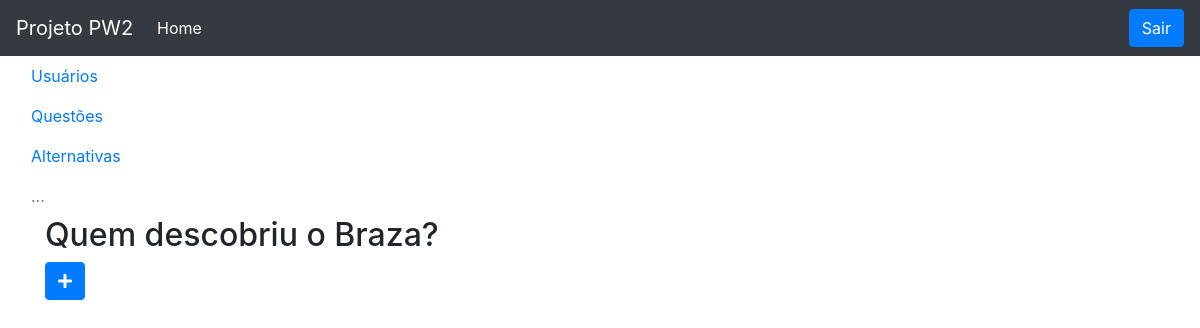
Page /alternativas?pergunta=3 (signed in) on the earlier database version.
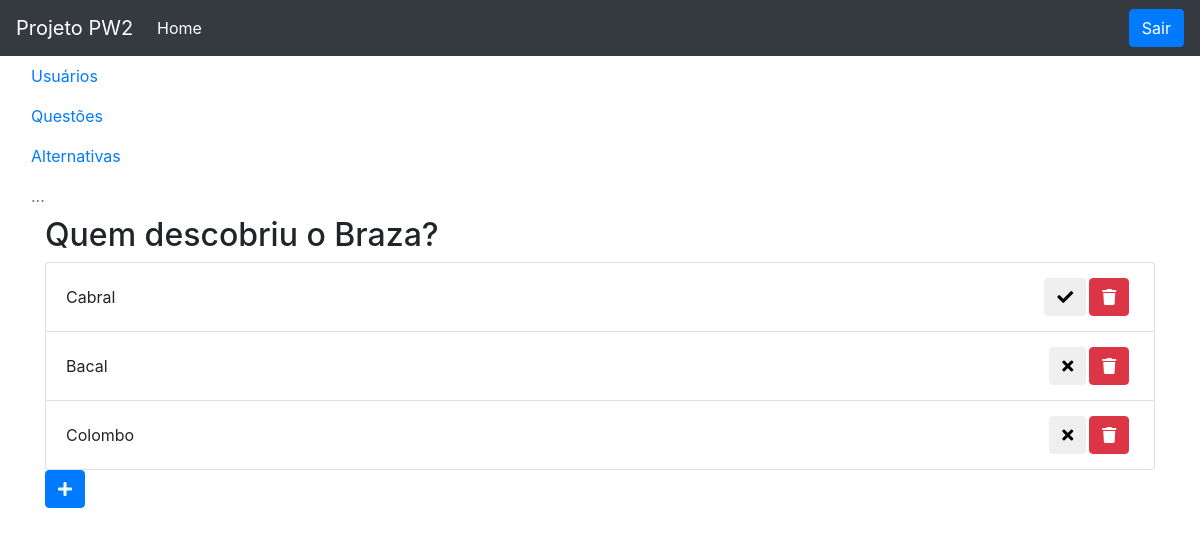
Same page on the later database version.
### tables this page shows
CREATE TABLE `questoes` (
  `idPergunta` int(11) NOT NULL,
  `pergunta` varchar(200) NOT NULL,
  `tipo` varchar(200) NOT NULL
);

CREATE TABLE `alternativas` (
  `idAlternativa` int(11) NOT NULL,
  `texto` varchar(200) NOT NULL,
  `idPergunta` int(11) NOT NULL,
  `correta` tinyint(4) NOT NULL
);

### PerguntaDAO.php (called while the page is built, shortened)
<?php
class PerguntaDAO
{
    public $id;
    private $con;
    public function __construct()
    {
        $this->con = mysqli_connect(DB_SERVER, DB_USER, DB_PASS, DB_NAME);
    }
    public function buscarPorId()
    {
        $sql = "SELECT * FROM questoes WHERE idPergunta=$this->id";
        $rs = $this->con->query($sql);
        if ($linha = $rs->fetch_object()) {
            $this->pergunta = $linha->pergunta;
        }
    }
}

### AlternativasDAO.php (called while the page is built, shortened)
<?php
class AlternativasDAO
{
    public $idPergunta;
    private $con;
    function __construct()
    {
        $this->con = mysqli_connect("localhost", "root", "", "projetopw");
    }
    public function buscar()
    {
        $sql = "SELECT * FROM alternativas WHERE idPergunta=$this->idPergunta";
        $rs = $this->con->query($sql);
        $lista = array();
        while ($linha = $rs->fetch_object()) {
            $lista[] = $linha;
        }
        return $lista;
    }
}

### alternativas.php (the view, shortened to what this page needs)
 <?php
include "AlternativasDAO.php";
include "PerguntaDAO.php";
include "cabecalho.php";
include "menu.php";
$idPergunta = $_GET["pergunta"];
$alternativas = new AlternativasDAO();
$alternativas->idPergunta = $idPergunta;
$lista = $alternativas->buscar();
$questoes = new PerguntaDAO();
$questoes->id = $idPergunta;
$questoes->buscarPorId();
?>
 <div class="container">
 	<h2><?= $questoes->pergunta ?></h2>
 	<ul class="list-group lista-alternativas">
 		<?php foreach ($lista as $alternativa) : ?>
 			<li class="list-group-item d-flex justify-content-between align-items-center">
 				<?= $alternativa->texto ?>
 				<span class="badge">
 					<button class="btn btn-correta"><i class="fas fa-<?= ($alternativa->correta) ? 'check' : 'times' ?>"></i></button>
 					<a href="AlternativasController.php?acao=apagar&id=<?= $alternativa->idAlternativa ?>&idPergunta=<?= $idPergunta ?>" class="btn btn-danger"><i class="fas fa-trash text-white"></i></a>
 				</span>
 			</li>
 		<?php endforeach ?>
 	</ul>
 	<button class="btn btn-primary" data-toggle="modal" data-target="#modalnovo"><i class="fas fa-plus"></i></button>
 </div>

### cabecalho.php (shortened to what this page needs)
<!DOCTYPE html>
<html>
<head>
    <link rel=" stylesheet" href="https://stackpath.bootstrapcdn.com/bootstrap/4.1.3/css/bootstrap.min.css">
    <link rel="stylesheet" type="text/css" href="css/all.min.css">
</head>
<body>
    <nav class="navbar navbar-expand-lg navbar navbar-dark bg-dark">
        <a class="navbar-brand" href="#">Projeto PW2</a>
        <div class="collapse navbar-collapse" id="conteudoNavbarSuportado">
            <ul class="navbar-nav mr-auto">
                <li class="nav-item active ">
                    <a class="nav-link" href="#">Home <span class="sr-only">(página atual)</span></a>
                </li>
            </ul>
        <div class="my-2 my-lg-0">
            <a class="btn btn-primary" href="UsuarioController.php?acao=sair" role="button">Sair</a>
        </div>
         </div>
    </nav>
    </html>

### menu.php
<?php $url = $_SERVER['PATH_INFO']; ?>
<div class="container-fluid">
        <div class="row">
            <div class="col-2">
                <ul class="nav flex-column nav-pills vertical">
                    <li class="nav-item">
                        <a class="nav-link <?= ($url == '/usuarios') ? 'active' : ''; ?>" href="/usuarios">Usuários</a>
                    </li>
                    <li class="nav-item">
                        <a class="nav-link <?= ($url == '/questoes') ? 'active' : ''; ?>" href="/questoes">Questões</a>
                    </li>
                    <li class="nav-item">
                        <a class="nav-link <?= ($url == '/alternativas') ? 'active' : ''; ?>" href=/alternativas>Alternativas</a>
                    </li>
                    <li class="nav-item">
                        <a class="nav-link disabled" href="#">...</a>
                    </li>
                </ul>
            </div>

Differences in the rows shown:
now on this page (row edited): alternativas: texto "Cabral", correta 1 (drawn)
now on this page (row edited): alternativas: texto "Bacal", correta 0 (drawn)
now on this page (row edited): alternativas: texto "Colombo", correta 0 (drawn)
